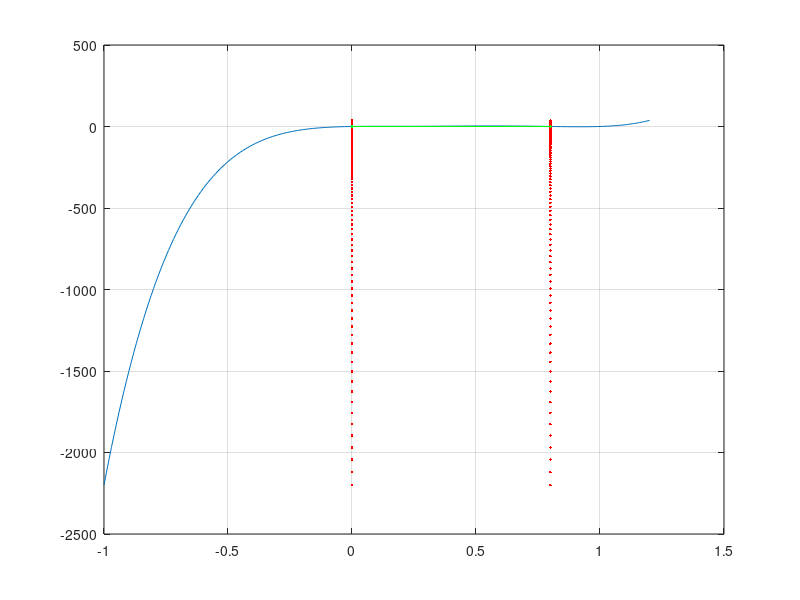
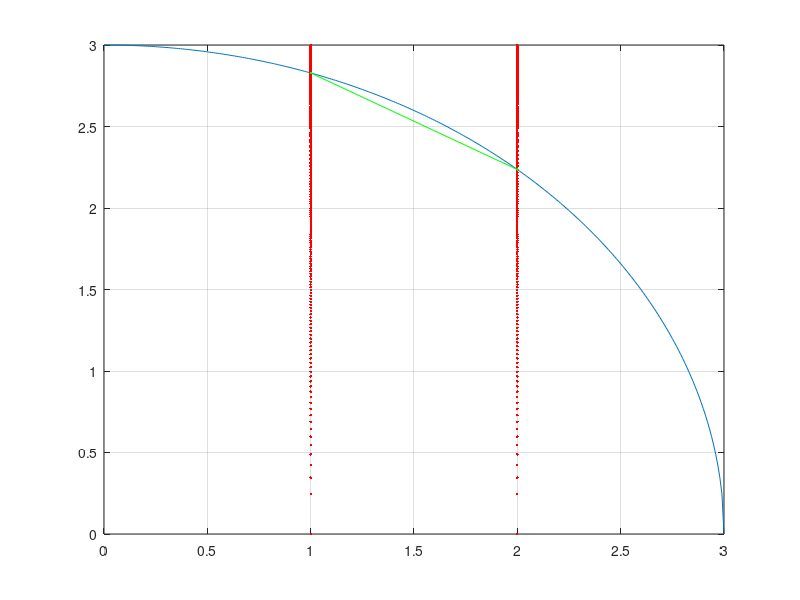

Here is the MATLAB script that generated these plots, in order:
clc; clear;
fprintf('\nEjecicio 1 \n2 puntos\n');
%Dado la siguente funcion determinar el area bajo la cuva de la siguiente funcion


f=@(x) 0.2 + 25*x - 200*x.^2 + 675*x.^3 - 900*x.^4 + 400*x.^5
a=0;
b=0.8;
n=2;

try
  h=figure(1);
  x=-1:0.01:1.2;
  plot(x,f(x));grid on;hold on;
  plot(a,f(x),':.r');hold on;
  plot(b,f(x),':.r');hold on;
  plot([a b],[f(a) f(b)],'.-g'); hold on;
  
  
  [integral]=cuad_gauss(f,a,b,n);
  Sol_analitica=1.6405333;
  error_cometido=abs((Sol_analitica-integral)/Sol_analitica)*100;
  disp(['Solucion Metodo Cuadratura de Gauss: ' num2str(integral)]);
  disp(['Solucion Analitica: ' num2str(Sol_analitica)]);
  disp(['Error (%): ' num2str(error_cometido)]);
  fprintf('la cuadratura de Gauss para 2 puntos se aproxima a la cuarta derivada de la funcion con cambio de variable\n')
  
catch err
  fprintf('Error: %s\n',err.message);
end
fprintf('\n----------------------------------------------------------------------------------------------------------\n')


fprintf('\nEjecicio 1 \n3 puntos\n');
%Dado la siguente funcion determinar el area bajo la cuva de la siguiente funcion
f=@(x) 0.2 + 25*x - 200*x.^2 + 675*x.^3 - 900*x.^4 + 400*x.^5
a=0;
b=0.8;
n=3;

try
  [integral]=cuad_gauss(f,a,b,n);
  Sol_analitica=1.6405333;
  error_cometido=abs((Sol_analitica-integral)/Sol_analitica)*100;
  disp(['Solucion Metodo Cuadratura de Gauss: ' num2str(integral)]);
  disp(['Solucion Analitica: ' num2str(Sol_analitica)]);
  disp(['Error (%): ' num2str(error_cometido)]);
  fprintf('la cuadratura de Gauss para 3 puntos se aproxima a la sexta derivada de la funcion con cambio de variable\n')
  
catch err
  fprintf('Error: %s\n',err.message);
end
hold off;
fprintf('\n********************************************************************************************************\n')

fprintf('\nEjecicio 2 \n2 puntos\n');
%Dado la siguente funcion determinar el area bajo la cuva de la siguiente funcion

f=@(x) sqrt(9-x.^2)
a=1;
b=2;
n=2;

try
  
  h=figure(2);
  x=0:0.01:3;
  plot(x,f(x));grid on;hold on;
  plot(a,f(x),':.r');hold on;
  plot(b,f(x),':.r');hold on;
  plot([a b],[f(a) f(b)],'.-g'); hold on;
  
  [integral]=cuad_gauss(f,a,b,n);
  Sol_analitica=2.576362776;
  error_cometido=abs((Sol_analitica-integral)/Sol_analitica);
  disp(['Solucion Metodo Cuadratura de Gauss: ' num2str(integral)]);
  disp(['Solucion Analitica: ' num2str(Sol_analitica)]);
  disp(['Error (%): ' num2str(error_cometido)]);
  fprintf('la cuadratura de Gauss para 2 puntos se aproxima a la cuarta derivada de la funcion con cambio de variable\n')
  
catch err
  fprintf('Error: %s\n',err.message);
end
hold off;
fprintf('\n----------------------------------------------------------------------------------------------------------\n')

fprintf('\nEjecicio 2\n3 puntos\n');
%Dado la siguente funcion determinar el area bajo la cuva de la siguiente funcion
f=@(x) sqrt(9-x.^2)
a=1;
b=2;
n=3;

try
  [integral]=cuad_gauss(f,a,b,n);
  Sol_analitica=2.576362776;
  error_cometido=abs((Sol_analitica-integral)/Sol_analitica);
  disp(['Solucion Metodo Cuadratura de Gauss: ' num2str(integral)]);
  disp(['Solucion Analitica: ' num2str(Sol_analitica)]);
  disp(['Error (%): ' num2str(error_cometido)]);
  fprintf('la cuadratura de Gauss para 2 puntos se aproxima a la cuarta derivada de la funcion con cambio de variable\n')
  
catch err
  fprintf('Error: %s\n',err.message);
end
